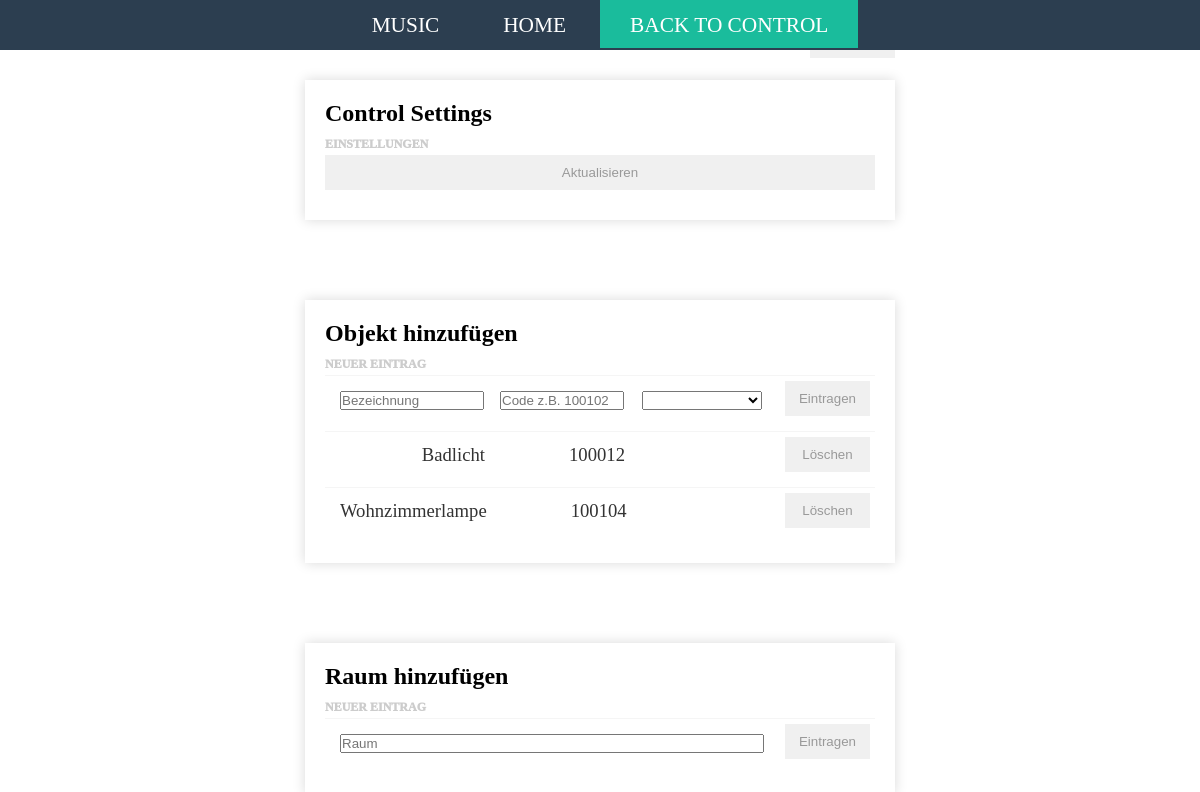
Before: /csettings.php (signed in) with the older database file.
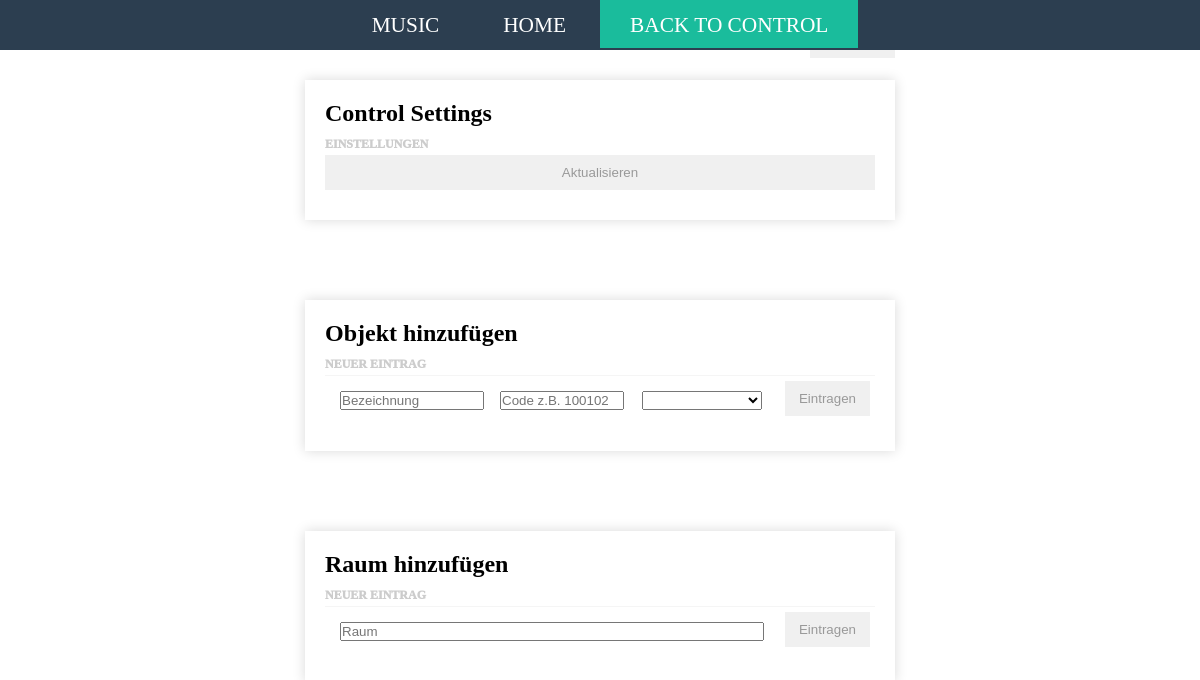
After: the same page with the newer database file.
### tables this page shows
CREATE TABLE IF NOT EXISTS `control` (
  `cid` int(4) NOT NULL AUTO_INCREMENT,
  `name` varchar(50) NOT NULL,
  `status` tinyint(1) DEFAULT '0',
  `code` int(6) unsigned NOT NULL,
  `room` char(50) DEFAULT NULL,
  `pos` tinyint(4) DEFAULT NULL,
  PRIMARY KEY (`cid`)
);

### csettings.php (the view, shortened to what this page needs)
<!DOCTYPE HTML>
<html>
<head>
<link href="css/style.css" rel="stylesheet">
</head>
<body id="control">
<div id="navigationbar">
    <ul id="list-nav">
    	<li id="navmusic"><a href="music.php">Music</a></li>
    	<li id="navhome"><a href="home.php">Home</a></li>
    	<li id="navcontrol"><a href="control.php">Back to Control</a></li>
    </ul>
</div>
	<?php
  require("include/mysqlcon.php");
              if ($_SERVER['REQUEST_METHOD'] != "POST")
              {
  echo "<div class=box>";
  echo "<form action='$_SERVER[PHP_SELF]' method=POST >";
  echo "<div style=position:absolute;><div class=logout><input type=submit name='logout' value='Logout' ></div></div>";
  echo "<h2>Control Settings</h2>";
  echo "<h3>Einstellungen</h3>";
  echo "<table>";
  echo "<tr><input style=width:550px; type=submit name='uptsettings' value='Aktualisieren'></tr>";
  echo "</table>";
  echo "</form>";
  echo "</div>";
              echo "<div class=box>";
              echo "<form action='$_SERVER[PHP_SELF]' method=POST >";
  						echo "<h2>Objekt hinzuf&uuml;gen</h2>";
              echo "<h3>Neuer Eintrag</h3>";
              echo "<table>";
                echo "<colgroup width=110></colgroup>";
                echo "<tr>";
                echo "<td>
                      <input type=text style=width:140px; name='bezeichnung' placeholder='Bezeichnung'>
                      </td>";
                echo "<td>
                      <input type=text style=width:120px; name='code' placeholder='Code z.B. 100102'>
                      </td>";
                echo "<td>
                      <select style=width:120px; name='room'>";
                echo "</select>
                      </td>";
                echo "<td style=padding-top:35px;>
                      <input style=margin-top:-30px; type=submit name='objeintragen' value='Eintragen'>
                      </td>";
                echo "</table>";
                echo "<ul id=customersList>";
                $objectquery = "SELECT * FROM control LEFT JOIN room ON control.rid=room.rid ORDER BY control.pos";
                $result = mysqli_query($con, $objectquery);
                while ($row = mysqli_fetch_object($result))
                {
                $idzw=$row->cid;
                echo "<li id=recArray_$idzw>";
                echo "<table id=settingstable>";
                echo "<colgroup width=110></colgroup>";
                echo "<tr>";
                echo "<td style=width:145px;>$row->name</td>";
                echo "<td style=width:130px;>$row->code</td>";
                echo "<td style=width:130px;>$row->room</td>";
                echo "<td><Button class=loeschen onclick=deletebutton('$idzw','0') >L&ouml;schen</Button></td>";
                echo "</tr>";
                echo "</table>";
                echo "</li>";
                }
                echo "</ul>";
              echo "</form>";
							echo "</div>";
              echo "<div class=box>";
              echo "<form action='$_SERVER[PHP_SELF]' method=POST >";
              echo "<h2>Raum hinzuf&uuml;gen</h2>";
              echo "<h3>Neuer Eintrag</h3>";
              echo "<table>";
              echo "<colgroup width=110></colgroup>";
              echo "<tr>";
              echo "<td>";
              echo "<input type=text style=width:420px; name='newroom' placeholder='Raum'>";
              echo "</td>";
              echo "<td style=padding-top:35px;>";
              echo "<input style=margin-top:-30px; type=submit name='roomeintragen' value='Eintragen'>";
              echo "</td>";
              echo "</table>";
              echo "</form>";
              echo "</div>";
            }
	?>
</body>
</html>

### css/style.css (style rules this page uses)
* { margin: 0; padding: 0; }
body { background: white; }
a:link, a:visited { text-decoration: none; }
#navigationbar { position: fixed; top: 0px; left: 0px; z-index: 999; width:100%; height: 50px; background-color: #2C3E50; }
ul#list-nav { list-style:none; text-align: center; padding-top: 13px; }
ul#list-nav li { display:inline; }
ul#list-nav li a { font-family: "Century Gothic"; text-decoration: none; color: white; font-size: 16pt; font-weight: 400; text-transform: uppercase; padding: 50px 30px 13px 30px; }
#home #navhome, #control #navcontrol, #music #navmusic, #settings #navsettings, #navlogin { background:#1ABC9C; color: white; padding: 100% 0px 13px 0px; }
input[type=submit] { display: block; width: 85px; padding: 10px; color: #999; text-decoration: none; background: #f0f0f0; text-align: center; vertical-align: middle; font-size: 10pt; border-width: 0; float: right; cursor: pointer; -o-transition:.5s; -ms-transition:.5s; -moz-transition:.5s; -webkit-transition:.5s; -transition:.5s; }
.logout { position: relative; left: 500px; top: -77px; width: 70px; height: 35px; padding: 0px; background: #ff5a00; color: #fff; text-align: center; }
.box { font-family: "Century Gothic"; width: 550px; box-shadow: 0px 0px 12px #d9d9d9; border: 0px solid #DFDFDF; padding: 20px; margin-bottom: 35px; margin-top: 80px; margin-left: auto; margin-right: auto; -webkit-transition: all linear 0.5s; }
.box table tr td { font-size: 14pt; color: #333; border-top: 1px solid #f5f5f5; padding: 5px; }
.box table { width: 100%; border-spacing: 0; margin-bottom: 10px; }
.box table tr td:first-child { width: 150px; padding-left: 15px; }
h2 { margin-bottom: 10px; font-size: 18pt; }
h3 { margin-bottom: 3px; font-size: 9pt; font-weight: 1000; text-transform: uppercase; color: #ccc; }
button { display: block; width: 85px; padding: 10px; color: #999; text-decoration: none; background: #f0f0f0; text-align: center; vertical-align: middle; font-size: 10pt; border-width: 0; float: right; cursor: pointer; -o-transition:.5s; -ms-transition:.5s; -moz-transition:.5s; -webkit-transition:.5s; -transition:.5s; }
#customersList { list-style-type: none; cursor: pointer; margin: 0; padding: 0; }
#settingstable { text-align: right; }

Changed rows visible on the page:
removed control: name "Badlicht", code "100012"
removed control: name "Wohnzimmerlampe", code "100104"
